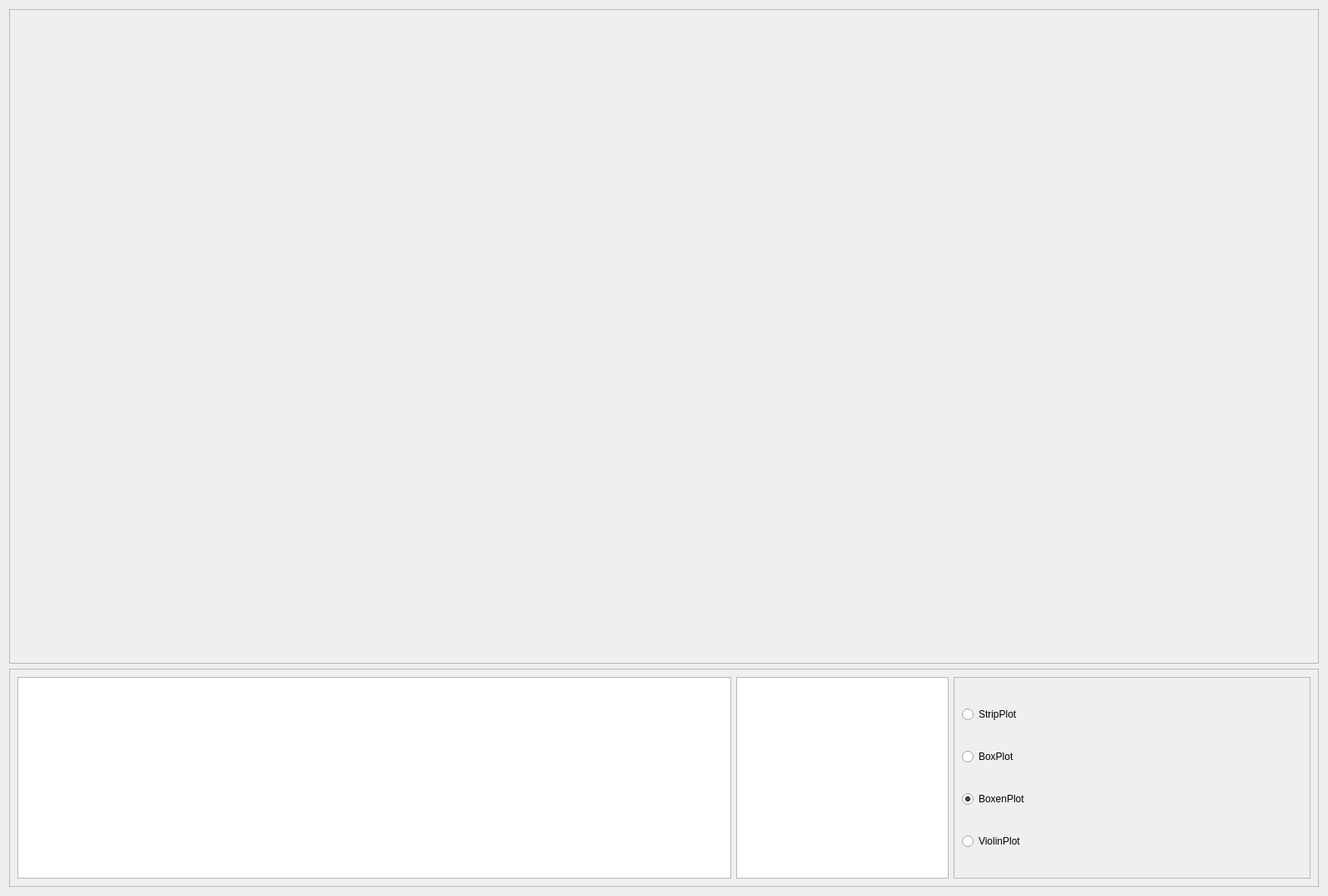
<?xml version="1.0" encoding="UTF-8"?>
<ui version="4.0">
 <class>Anova</class>
 <widget class="QWidget" name="Anova">
  <property name="geometry">
   <rect>
    <x>0</x>
    <y>0</y>
    <width>1600</width>
    <height>1080</height>
   </rect>
  </property>
  <property name="windowTitle">
   <string>ANOVA</string>
  </property>
  <layout class="QGridLayout" name="gridLayout" rowstretch="3,1">
   <item row="1" column="0">
    <widget class="QFrame" name="frame_2">
     <property name="frameShape">
      <enum>QFrame::StyledPanel</enum>
     </property>
     <property name="frameShadow">
      <enum>QFrame::Raised</enum>
     </property>
     <layout class="QHBoxLayout" name="horizontalLayout_3" stretch="2,0,1">
      <item>
       <widget class="QListWidget" name="listWidget"/>
      </item>
      <item>
       <widget class="QListWidget" name="listWidget_checkbox_well"/>
      </item>
      <item>
       <widget class="QFrame" name="frame_3">
        <property name="frameShape">
         <enum>QFrame::StyledPanel</enum>
        </property>
        <property name="frameShadow">
         <enum>QFrame::Raised</enum>
        </property>
        <layout class="QVBoxLayout" name="verticalLayout">
         <item>
          <widget class="QRadioButton" name="radioButton_strip">
           <property name="text">
            <string>StripPlot</string>
           </property>
          </widget>
         </item>
         <item>
          <widget class="QRadioButton" name="radioButton_box">
           <property name="text">
            <string>BoxPlot</string>
           </property>
          </widget>
         </item>
         <item>
          <widget class="QRadioButton" name="radioButton_boxen">
           <property name="text">
            <string>BoxenPlot</string>
           </property>
           <property name="checked">
            <bool>true</bool>
           </property>
          </widget>
         </item>
         <item>
          <widget class="QRadioButton" name="radioButton_violin">
           <property name="text">
            <string>ViolinPlot</string>
           </property>
          </widget>
         </item>
        </layout>
       </widget>
      </item>
     </layout>
    </widget>
   </item>
   <item row="0" column="0">
    <widget class="QFrame" name="frame">
     <property name="frameShape">
      <enum>QFrame::StyledPanel</enum>
     </property>
     <property name="frameShadow">
      <enum>QFrame::Raised</enum>
     </property>
     <layout class="QHBoxLayout" name="horizontalLayout_2">
      <item>
       <layout class="QHBoxLayout" name="horizontalLayout"/>
      </item>
     </layout>
    </widget>
   </item>
  </layout>
 </widget>
 <resources/>
 <connections/>
</ui>
